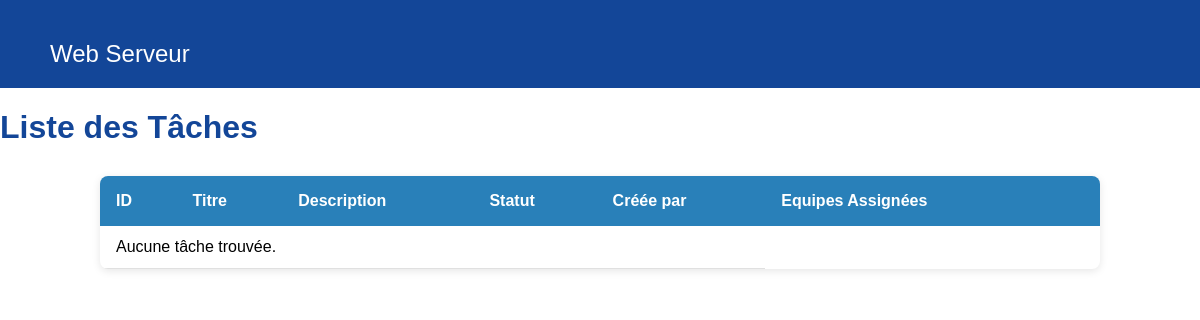
The page /list/ (signed in) on the database as committed earlier.
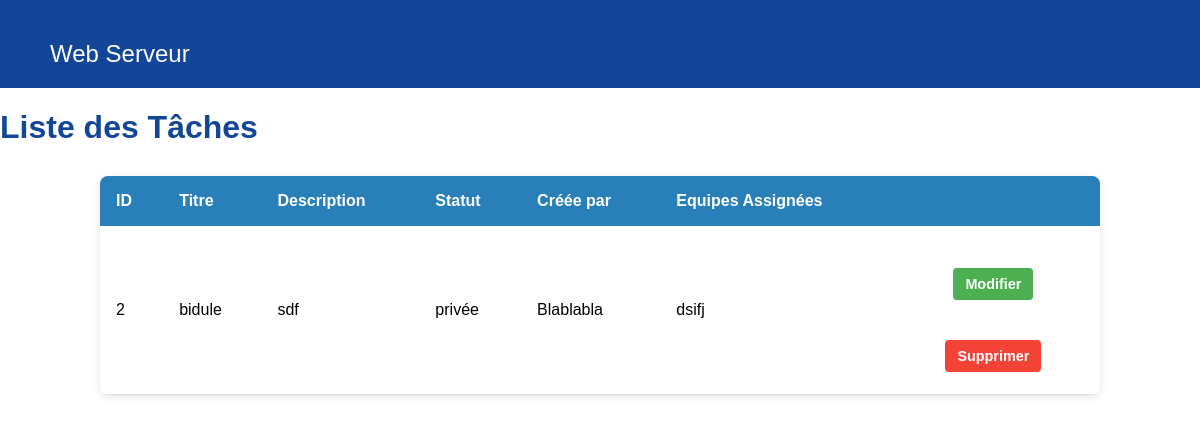
The same page on the database as committed later.
### tasks/models.py (models this page shows, shortened)
class Task(models.Model):
    statutChoice = [('privée','Privée'),('publique','Publique')]
    title = models.CharField(max_length=200,default='none')
    statut = models.CharField(max_length=200,choices=statutChoice,default='privée')
    description = models.TextField()
    private = models.BooleanField(default=False)
    Parent = models.ForeignKey('self',null = True,blank=True,on_delete=models.SET_NULL,related_name="subtask")
    createdby = models.ForeignKey('User',null=True,blank=True,on_delete=models.SET_NULL,related_name='createdTasks')
    assignedUsers = models.ManyToManyField('User')
    assignedTeams = models.ManyToManyField('Team')

class User(AbstractUser):
    USERNAME_FIELD='username'
    description = models.CharField(max_length=200)

class Team(models.Model):
    name = models.CharField(max_length=200)
    members = models.ManyToManyField('User',related_name="teams")
    task_list = models.ManyToManyField('Task')  # Liste des tâches

### tasks/views.py (the view)
# urls.py: path('list/', views.List_task_view, name = 'list'),
@login_required
def List_task_view(request):
    user = request.user
    public_tasks = Task.objects.filter(statut='publique')
    private_tasks = Task.objects.filter(statut='privée').filter(Q(createdby=user)|Q(assignedUsers=user)|Q(assignedTeams__members=user)).distinct()
    tasks = public_tasks.union(private_tasks)
    return render(request, 'tasks/List_task.html', {'tasks': tasks})

### tasks/templates/tasks/List_task.html (shortened to what this page needs)
<!DOCTYPE html>
<html lang="fr">
<head>
    {% load static %}
    <link rel="stylesheet" href="{% static 'styles.css' %}">
</head>
<body>
 <nav class="navbar">
  <div class="navbar-left">
      <div class="navbar-right">
          <a href="{% url 'home' %}">Web Serveur</a>
      </div>
  </div>
</nav>
      <h1>Liste des Tâches</h1>
      <table>
        <thead>
          <tr>
            <th> ID   </th>
            <th>Titre</th>
            <th>Description</th>
            <th>Statut</th>
            <th>Créée par</th>
            <th>Equipes Assignées</th>
            <th></th>
          </tr>
        </thead>
        <tbody>
          {% for task in tasks %}
            <tr>
              <td>{{ task.id  }}</td>
              <td>{{ task.title }}</td>
              <td>{{ task.description }}</td>
              <td>{{ task.statut }}</td>
              <td>{{ task.createdby.username }}</td>
              <td>{% if task.assignedTeams.exists %}
                    {% for team in task.assignedTeams.all %}
                      {{ team.name }} {% if not forloop.last %}, {% endif %}
                    {% endfor %}
                  {% else %}
                    <em>Aucune</em>
                  {% endif %}
              </td>
              <td>
                <a href="{% url 'update' task.id %}">
                  <button class="modify">Modifier</button>
                </a>
                <a href="{% url 'delete' task.id %}">
                  <button class="delete">Supprimer</button>
                </a>
            </td>
            </tr>
          {% empty %}
            <tr>
              <td colspan="5">Aucune tâche trouvée.</td>
            </tr>
          {% endfor %}
        </tbody>
      </table>
</body>
</html>

Rows that differ between the two databases and show on the page:
added Task: id "2", title "bidule", description "sdf", statut "privée", createdby.username "Blablabla"
now on this page (row unchanged): Team: name "dsifj"
Other text that changed with them:
text no longer shown: "Aucune tâche trouvée."
